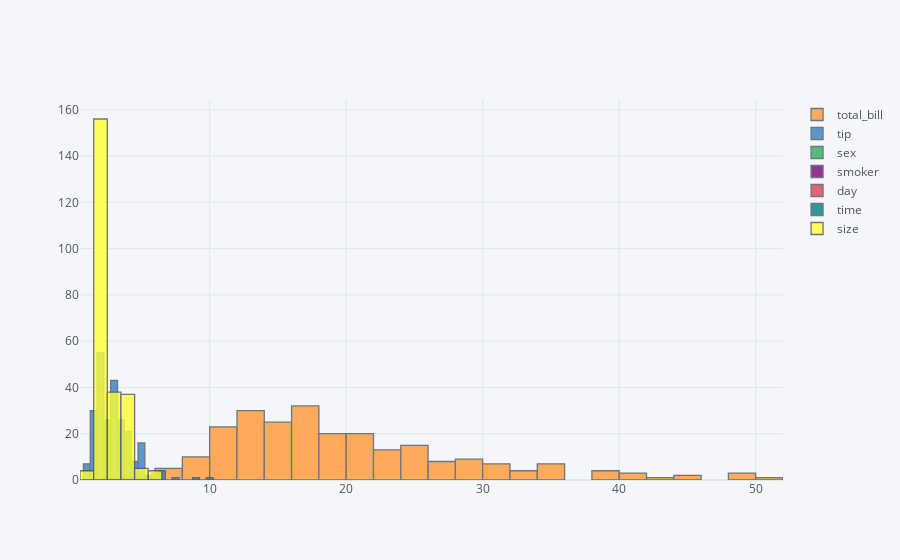

Notebook code for this chart:
### Code cell
df2.iplot(kind='hist')

### Figure 1 — Plotly figure (JSON) as saved in the notebook; plotly's stock layout.template omitted (floating-point values rounded to 4 significant figures; data arrays with more than 128 entries replaced by an {"elided": "..."} marker saying what was removed)
{"data": [{"histfunc": "count", "histnorm": "", "marker": {"color": "rgba(255, 153, 51, 1.0)", "line": {"color": "#4D5663", "width": 1.3}}, "name": "total_bill", "opacity": 0.8, "orientation": "v", "type": "histogram", "x": {"elided": "244 float values"}}, {"histfunc": "count", "histnorm": "", "marker": {"color": "rgba(55, 128, 191, 1.0)", "line": {"color": "#4D5663", "width": 1.3}}, "name": "tip", "opacity": 0.8, "orientation": "v", "type": "histogram", "x": {"elided": "244 float values"}}, {"histfunc": "count", "histnorm": "", "marker": {"color": "rgba(50, 171, 96, 1.0)", "line": {"color": "#4D5663", "width": 1.3}}, "name": "sex", "opacity": 0.8, "orientation": "v", "type": "histogram", "x": {"elided": "244 str values"}}, {"histfunc": "count", "histnorm": "", "marker": {"color": "rgba(128, 0, 128, 1.0)", "line": {"color": "#4D5663", "width": 1.3}}, "name": "smoker", "opacity": 0.8, "orientation": "v", "type": "histogram", "x": {"elided": "244 str values"}}, {"histfunc": "count", "histnorm": "", "marker": {"color": "rgba(219, 64, 82, 1.0)", "line": {"color": "#4D5663", "width": 1.3}}, "name": "day", "opacity": 0.8, "orientation": "v", "type": "histogram", "x": {"elided": "244 str values"}}, {"histfunc": "count", "histnorm": "", "marker": {"color": "rgba(0, 128, 128, 1.0)", "line": {"color": "#4D5663", "width": 1.3}}, "name": "time", "opacity": 0.8, "orientation": "v", "type": "histogram", "x": {"elided": "244 str values"}}, {"histfunc": "count", "histnorm": "", "marker": {"color": "rgba(255, 255, 51, 1.0)", "line": {"color": "#4D5663", "width": 1.3}}, "name": "size", "opacity": 0.8, "orientation": "v", "type": "histogram", "x": {"elided": "244 int values"}}], "layout": {"barmode": "overlay", "legend": {"bgcolor": "#F5F6F9", "font": {"color": "#4D5663"}}, "paper_bgcolor": "#F5F6F9", "plot_bgcolor": "#F5F6F9", "title": {"font": {"color": "#4D5663"}}, "xaxis": {"gridcolor": "#E1E5ED", "showgrid": true, "tickfont": {"color": "#4D5663"}, "title": {"font": {"color": "#4D5663"}, "text": ""}, "zerolinecolor": "#E1E5ED"}, "yaxis": {"gridcolor": "#E1E5ED", "showgrid": true, "tickfont": {"color": "#4D5663"}, "title": {"font": {"color": "#4D5663"}, "text": ""}, "zerolinecolor": "#E1E5ED"}}}
